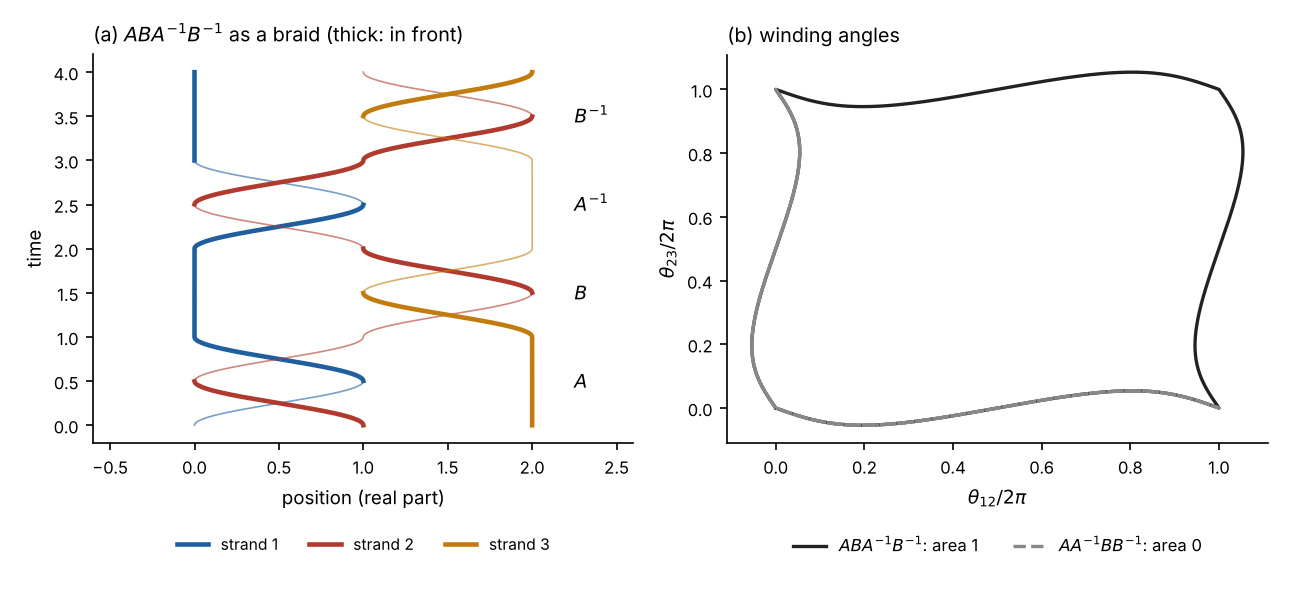

Python code for this plot:
"""Figure for 'What braids and knots carry': the commutator braid. (a) Strand paths of A B A^-1 B^-1 in the plane. (b) The winding
angles (theta_12, theta_23) for two orderings with the same moves: the commutator encloses area (2 pi)^2, the reordering encloses none."""
import os, sys
import numpy as np, matplotlib
matplotlib.use("Agg"); import matplotlib.pyplot as plt
HERE = os.path.dirname(os.path.abspath(__file__)); sys.path.insert(0, os.path.join(HERE, "..", "engine"))
from pce import braidknot as BK

fig, ax = plt.subplots(1, 2, figsize=(8.6, 4.0))
P = BK.commutator_path([BK.TWIST[x] for x in "A B a b".split()], N=200)
cols = ["#1f5f9e", "#b03a2e", "#c27c0e"]
tt = np.linspace(0, 4, len(P))
for i in range(3):
    front = P[:, i].imag >= 0                                          # draw the part in front of the plane thicker
    ax[0].plot(P[:, i].real, tt, color=cols[i], lw=0.8, alpha=0.6)
    ax[0].plot(np.where(front, P[:, i].real, np.nan), tt, color=cols[i], lw=2.2, label=f"strand {i+1}")
for k, lab in enumerate(["$A$", "$B$", "$A^{-1}$", "$B^{-1}$"]): ax[0].text(2.25, k + 0.5, lab, fontsize=9, va="center")
ax[0].set_xlabel("position (real part)", fontsize=9); ax[0].set_ylabel("time", fontsize=9); ax[0].set_xlim(-0.6, 2.6)
ax[0].legend(fontsize=7.5, frameon=False, loc="upper center", bbox_to_anchor=(0.5, -0.2), ncol=3)
ax[0].set_title("(a) $ABA^{-1}B^{-1}$ as a braid (thick: in front)", fontsize=9.5, loc="left")
for lab, ls, col in (("A B a b", "-", "#222"), ("A a B b", "--", "#888")):
    Q = BK.commutator_path([BK.TWIST[x] for x in lab.split()], N=200)
    th = lambda i, j: np.unwrap(np.angle(Q[:, j] - Q[:, i])) / (2 * np.pi)
    name = "$ABA^{-1}B^{-1}$: area 1" if lab == "A B a b" else "$AA^{-1}BB^{-1}$: area 0"
    ax[1].plot(th(0, 1) - th(0, 1)[0], th(1, 2) - th(1, 2)[0], ls=ls, color=col, lw=1.6, label=name)
ax[1].set_xlabel(r"$\theta_{12}/2\pi$", fontsize=9); ax[1].set_ylabel(r"$\theta_{23}/2\pi$", fontsize=9)
ax[1].legend(fontsize=8, frameon=False, loc="upper center", bbox_to_anchor=(0.5, -0.2), ncol=2); ax[1].set_title("(b) winding angles", fontsize=9.5, loc="left")
for a in ax: a.spines[["top", "right"]].set_visible(False); a.tick_params(labelsize=8)
fig.tight_layout(); fig.savefig(os.path.join(HERE, "fig_commutator.pdf")); fig.savefig(os.path.join(HERE, "fig_commutator.png"), dpi=150)
